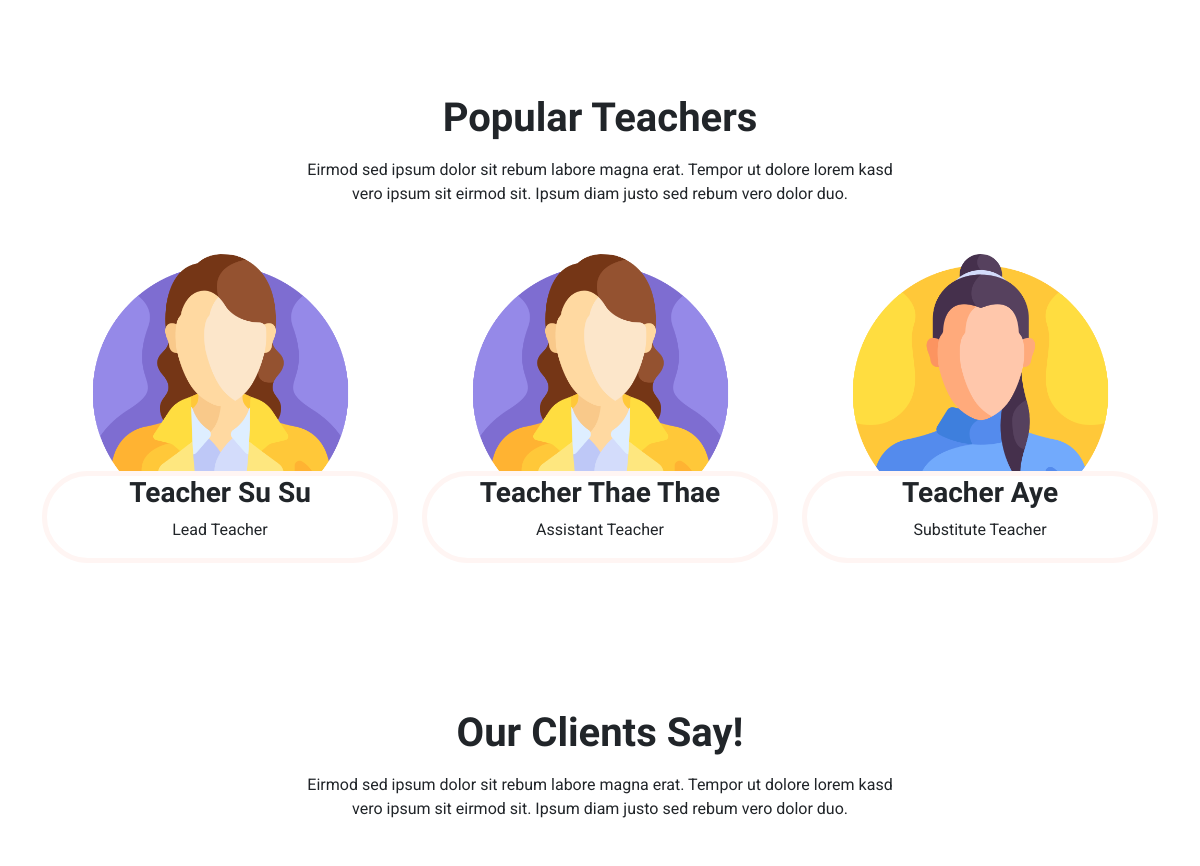
Before: / (middle part) with the older database file.
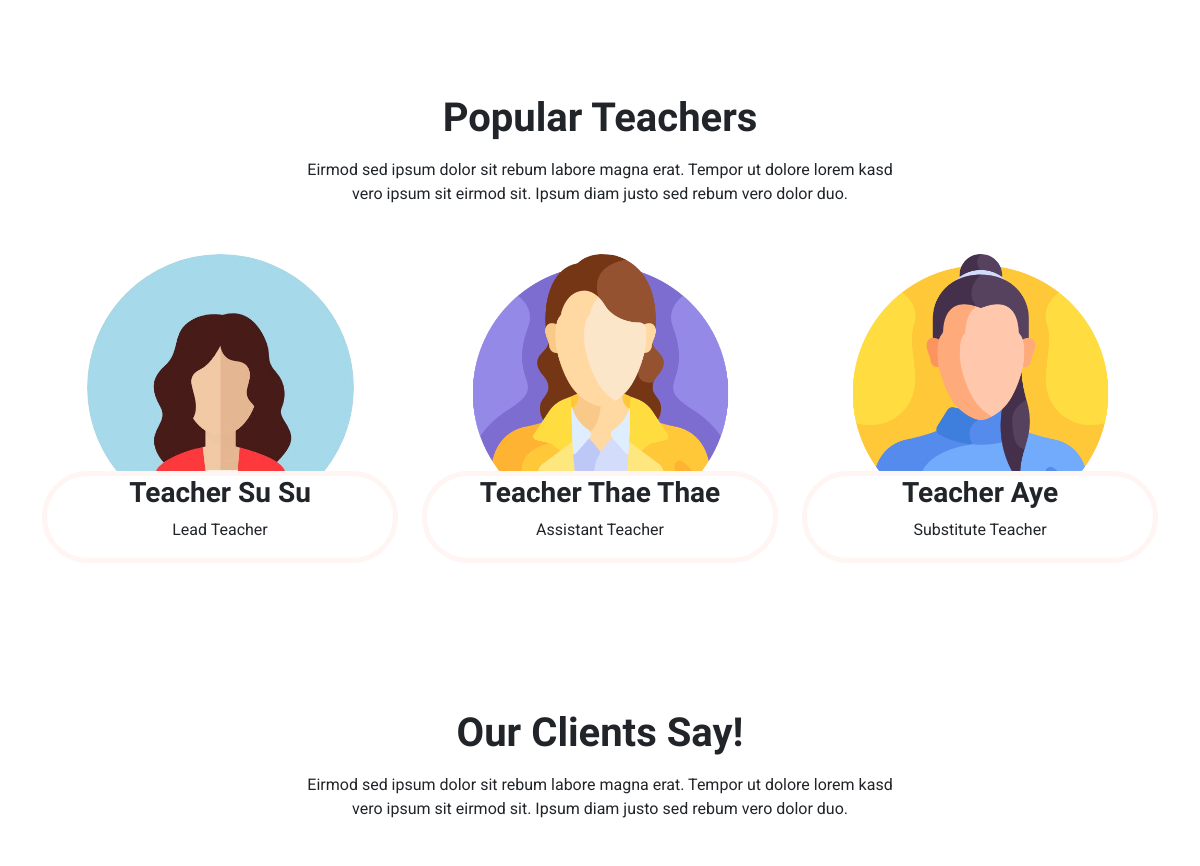
After: the same page with the newer database file.
### tables this page shows
CREATE TABLE `Teachers` (
  `teacher_id` int NOT NULL,
  `user_id` int NOT NULL,
  `name` varchar(50) NOT NULL,
  `photo` varchar(255) DEFAULT NULL,
  `position` varchar(255) DEFAULT NULL,
  `phone` varchar(50) NOT NULL,
  `experience` varchar(50) DEFAULT NULL,
  `qualification` varchar(255) DEFAULT NULL,
  `hire_date` date NOT NULL,
  `salary` int DEFAULT NULL,
  `address` text
);

### components/team.php (the view)
<?php
include './database/db.php';
$get_teacher_list_query = "SELECT * FROM Teachers LEFT JOIN Users ON Teachers.user_id = Users.user_id";
$statement = $pdo->prepare($get_teacher_list_query);
$statement->execute();
$teachers = [];
while($teacher = $statement->fetch(PDO::FETCH_ASSOC)) {
    $teachers[] = $teacher;
}
?>
<div class="container-xxl py-5" id="team">
            <div class="container">
                <div class="text-center mx-auto mb-5 wow fadeInUp" data-wow-delay="0.1s" style="max-width: 600px;">
                    <h1 class="mb-3">Popular Teachers</h1>
                    <p>Eirmod sed ipsum dolor sit rebum labore magna erat. Tempor ut dolore lorem kasd vero ipsum sit
                        eirmod sit. Ipsum diam justo sed rebum vero dolor duo.</p>
                </div>
                <div class="row g-4">
                <?php if(count($teachers) > 0) : ?>
                <?php foreach($teachers as $teacher) : ?>
                    <div class="col-lg-4 col-md-6 wow fadeInUp" data-wow-delay="0.1s">
                        <div class="team-item position-relative text-center">
                            <img class="img-fluid rounded-circle w-75 text-center mx-auto" src="<?= $teacher['photo'] ? './backend/uploads/' . $teacher['photo'] : 'https://placehold.co/150' ?>" alt="">
                            <div class="team-text">
                                <h3><?= $teacher['name']; ?></h3>
                                <p><?= $teacher['position']; ?></p>
                            </div>
                        </div>
                    </div>
                <?php endforeach; ?>
                <?php endif; ?>
                </div>
            </div>
        </div>

### layouts/header.php (shortened to what this page needs)
<!DOCTYPE html>
<html lang="en">
<head>
    <link href="https://cdnjs.cloudflare.com/ajax/libs/font-awesome/5.10.0/css/all.min.css" rel="stylesheet">
    <link href="https://cdn.jsdelivr.net/npm/bootstrap-icons@1.4.1/font/bootstrap-icons.css" rel="stylesheet">
    <link href="./lib/animate/animate.min.css" rel="stylesheet">
    <link href="./lib/owlcarousel/assets/owl.carousel.min.css" rel="stylesheet">
    <link href="./css/bootstrap5.3.min.css" rel="stylesheet">
    <link href="./css/style.css" rel="stylesheet">
</head>
<body>

### index.php (shortened to what this page needs)
<?php include("./layouts/header.php"); ?>
    <div class="container-xxl bg-white p-0">
        <?php include "./components/classes.php"; ?>
        <?php include "./components/appointment.php"; ?>
        <?php include "./components/team.php"; ?>
        <?php include "./components/testimonial.php"; ?>
        <?php include "./components/footer.php"; ?>
    </div>
<?php include "./layouts/footer.php"?>

### components/appointment.php (shortened to what this page needs)
<div class="container-xxl py-5" id="appointment">
        </div>

### components/testimonial.php (shortened to what this page needs)
<div class="container-xxl py-5" id="testimonial">
            <div class="container">
                <div class="text-center mx-auto mb-5 wow fadeInUp" data-wow-delay="0.1s" style="max-width: 600px;">
                    <h1 class="mb-3">Our Clients Say!</h1>
                    <p>Eirmod sed ipsum dolor sit rebum labore magna erat. Tempor ut dolore lorem kasd vero ipsum sit eirmod sit. Ipsum diam justo sed rebum vero dolor duo.</p>
                </div>
            </div>
        </div>

### layouts/footer.php (shortened to what this page needs)
</body>
</html>

### css/style.css (style rules this page uses)
* { font-family: "Roboto", serif; }
:root { --primary: #FE5D37; --light: #FFF5F3; --dark: #103741; }
h1, h2, h3, h4, .h1, .h2, .h3, .h4, .display-1, .display-2, .display-3, .display-4, .display-5, .display-6 { font-family: 'Lobster Two', cursive; font-weight: 700; }
.team-item .team-text { position: relative; width: 100%; height: auto; bottom: 50px; right: 0; display: flex; align-items: center; justify-content: center; flex-direction: column; background: #FFFFFF; border: 5px solid var(--light); border-radius: 250px; transition: .5s; }

Changed rows visible on the page:
changed teachers "Teacher Su Su": photo: a different picture
